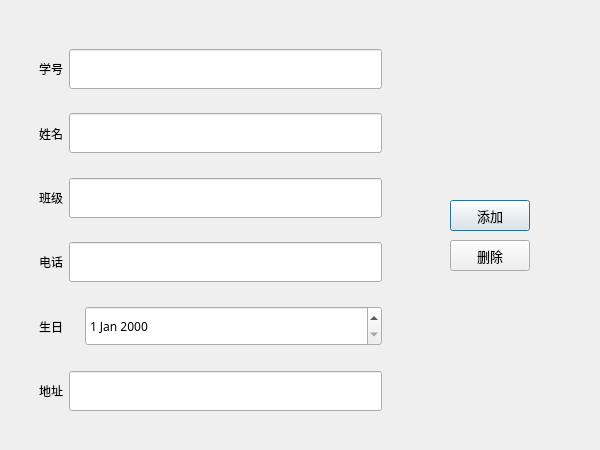
<?xml version="1.0" encoding="UTF-8"?>
<ui version="4.0">
 <class>StudentInfoDialog</class>
 <widget class="QDialog" name="StudentInfoDialog">
  <property name="geometry">
   <rect>
    <x>0</x>
    <y>0</y>
    <width>600</width>
    <height>450</height>
   </rect>
  </property>
  <property name="minimumSize">
   <size>
    <width>600</width>
    <height>450</height>
   </size>
  </property>
  <property name="maximumSize">
   <size>
    <width>600</width>
    <height>450</height>
   </size>
  </property>
  <property name="windowTitle">
   <string>Dialog</string>
  </property>
  <widget class="QWidget" name="layoutWidget">
   <property name="geometry">
    <rect>
     <x>30</x>
     <y>40</y>
     <width>361</width>
     <height>380</height>
    </rect>
   </property>
   <layout class="QVBoxLayout" name="verticalLayout">
    <item>
     <widget class="QWidget" name="widget" native="true">
      <layout class="QHBoxLayout" name="horizontalLayout">
       <item>
        <widget class="QLabel" name="label">
         <property name="font">
          <font>
           <family>华文中宋</family>
          </font>
         </property>
         <property name="text">
          <string>学号</string>
         </property>
        </widget>
       </item>
       <item>
        <widget class="QLineEdit" name="lineEdit_id">
         <property name="minimumSize">
          <size>
           <width>0</width>
           <height>40</height>
          </size>
         </property>
         <property name="font">
          <font>
           <family>华文中宋</family>
          </font>
         </property>
        </widget>
       </item>
      </layout>
     </widget>
    </item>
    <item>
     <widget class="QWidget" name="widget_2" native="true">
      <layout class="QHBoxLayout" name="horizontalLayout_2">
       <item>
        <widget class="QLabel" name="label_2">
         <property name="font">
          <font>
           <family>华文中宋</family>
          </font>
         </property>
         <property name="text">
          <string>姓名</string>
         </property>
        </widget>
       </item>
       <item>
        <widget class="QLineEdit" name="lineEdit_name">
         <property name="minimumSize">
          <size>
           <width>0</width>
           <height>40</height>
          </size>
         </property>
         <property name="font">
          <font>
           <family>华文中宋</family>
          </font>
         </property>
        </widget>
       </item>
      </layout>
     </widget>
    </item>
    <item>
     <widget class="QWidget" name="widget_3" native="true">
      <layout class="QHBoxLayout" name="horizontalLayout_3">
       <item>
        <widget class="QLabel" name="label_3">
         <property name="font">
          <font>
           <family>华文中宋</family>
          </font>
         </property>
         <property name="text">
          <string>班级</string>
         </property>
        </widget>
       </item>
       <item>
        <widget class="QLineEdit" name="lineEdit_class">
         <property name="minimumSize">
          <size>
           <width>0</width>
           <height>40</height>
          </size>
         </property>
         <property name="font">
          <font>
           <family>华文中宋</family>
          </font>
         </property>
        </widget>
       </item>
      </layout>
     </widget>
    </item>
    <item>
     <widget class="QWidget" name="widget_4" native="true">
      <layout class="QHBoxLayout" name="horizontalLayout_4">
       <item>
        <widget class="QLabel" name="label_4">
         <property name="font">
          <font>
           <family>华文中宋</family>
          </font>
         </property>
         <property name="text">
          <string>电话</string>
         </property>
        </widget>
       </item>
       <item>
        <widget class="QLineEdit" name="lineEdit_phone">
         <property name="minimumSize">
          <size>
           <width>0</width>
           <height>40</height>
          </size>
         </property>
         <property name="font">
          <font>
           <family>华文中宋</family>
          </font>
         </property>
        </widget>
       </item>
      </layout>
     </widget>
    </item>
    <item>
     <widget class="QWidget" name="widget_6" native="true">
      <layout class="QHBoxLayout" name="horizontalLayout_6">
       <item>
        <widget class="QLabel" name="label_6">
         <property name="maximumSize">
          <size>
           <width>40</width>
           <height>45</height>
          </size>
         </property>
         <property name="font">
          <font>
           <family>华文中宋</family>
          </font>
         </property>
         <property name="text">
          <string>生日</string>
         </property>
        </widget>
       </item>
       <item>
        <widget class="QDateEdit" name="dateEdit">
         <property name="minimumSize">
          <size>
           <width>0</width>
           <height>40</height>
          </size>
         </property>
         <property name="font">
          <font>
           <family>华文中宋</family>
          </font>
         </property>
        </widget>
       </item>
      </layout>
     </widget>
    </item>
    <item>
     <widget class="QWidget" name="widget_5" native="true">
      <layout class="QHBoxLayout" name="horizontalLayout_5">
       <item>
        <widget class="QLabel" name="label_5">
         <property name="font">
          <font>
           <family>华文中宋</family>
          </font>
         </property>
         <property name="text">
          <string>地址</string>
         </property>
        </widget>
       </item>
       <item>
        <widget class="QLineEdit" name="lineEdit_address">
         <property name="minimumSize">
          <size>
           <width>0</width>
           <height>40</height>
          </size>
         </property>
         <property name="font">
          <font>
           <family>华文中宋</family>
          </font>
         </property>
        </widget>
       </item>
      </layout>
     </widget>
    </item>
   </layout>
  </widget>
  <widget class="QLabel" name="label_7">
   <property name="geometry">
    <rect>
     <x>420</x>
     <y>320</y>
     <width>161</width>
     <height>91</height>
    </rect>
   </property>
   <property name="styleSheet">
    <string notr="true">border-image: url(:/Genshin.png);</string>
   </property>
   <property name="text">
    <string/>
   </property>
  </widget>
  <widget class="QPushButton" name="btn_addA">
   <property name="geometry">
    <rect>
     <x>450</x>
     <y>200</y>
     <width>80</width>
     <height>31</height>
    </rect>
   </property>
   <property name="font">
    <font>
     <family>华文中宋</family>
     <pointsize>10</pointsize>
    </font>
   </property>
   <property name="text">
    <string>添加</string>
   </property>
  </widget>
  <widget class="QPushButton" name="btn_deleteA">
   <property name="geometry">
    <rect>
     <x>450</x>
     <y>240</y>
     <width>80</width>
     <height>31</height>
    </rect>
   </property>
   <property name="font">
    <font>
     <family>华文中宋</family>
     <pointsize>10</pointsize>
    </font>
   </property>
   <property name="text">
    <string>删除</string>
   </property>
  </widget>
 </widget>
 <resources/>
 <connections/>
</ui>
